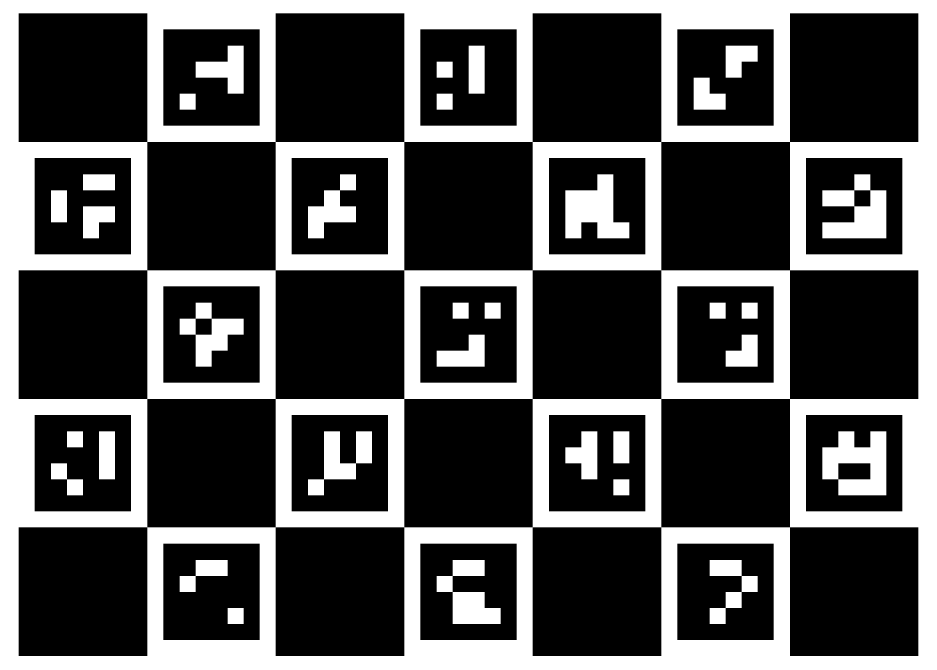
#> input picture calibration/boards/board_2_right.png, 2811 x 2008 px (shown at 1/3 size)
$ python -i process_3dgs_rig.py   (imports and definitions only)   (older library calls are emulated)
#> lines starting #> are read from the running program, lines starting #| are printed output that depends on the picture; after the words box and inside, x2 and y2 are one past the last pixel; in counts of white or black regions, pixels touching at a corner belong together
"""
AI-AGENT ARCHITECTURAL OVERVIEW:
================================
Module: process_3dgs_rig.py
Purpose: End-to-end preprocessing, freestyle rig self-calibration, and training orchestrator
         for the 3x DJI Osmo Action 4 3DGS Rig.
Hardware Spec:
  - 3x DJI Osmo Action 4 in 90° Portrait Mode (2880x3840 @ 50fps, 10-bit D-Log M, Wide FOV, RockSteady OFF).
  - Baseline: 300mm nominal (-0.150m Left, 0.000m Center, +0.150m Right along X-axis), or user-specified --baseline_mm.
  - Orientation Modes:
      * auto_calibrate (Default / Freestyle): Automatically measures exact relative Yaw/Pitch/Roll & translation
        between cameras directly from the reconstructed synchronized triplets, scales to 1:1 metric baseline,
        and saves `config/calibrated_rig.json`.
      * mode_a (CAD Standard): Cam1(-45° Yaw, +12° Pitch), Cam2(0° Yaw, -8° Pitch), Cam3(+45° Yaw, +12° Pitch).
      * mode_b (CAD Flipped 180°): Cam1(-45° Yaw, -12° Pitch), Cam2(0° Yaw, +8° Pitch), Cam3(+45° Yaw, -12° Pitch).
      * calibrated (Load saved): Reuses previously calibrated geometry from `config/calibrated_rig.json`.
Installed Binaries:
  - LichtFeld Studio v0.5.4.1: D:/LichtFeld-Studio-windows-v0.5.4.1/bin/LichtFeld-Studio.exe
  - Spirula Studio 2026.10.30: D:/spirula-2026.10.30-windows-vulkan-x86_64/spirula.exe (includes Vulkan `spirula sfm`)
"""

import os
import sys
import csv
import json
import math
import time
import struct
import shutil
import threading
import subprocess
import argparse
from concurrent.futures import ThreadPoolExecutor
from pathlib import Path
from typing import Any, Dict, List, Tuple, Optional
try:
    import numpy as np
    from scipy import signal
    import soundfile as sf
    import cv2
except ImportError:
    np = None
    signal = None
    sf = None
    cv2 = None


# =====================================================================
# 1. SÖKVÄGAR TILL INSTALLERADE MOTORER & OPTIK-KONSTANTER
# =====================================================================

_APP_ROOT_CFG = Path(__file__).resolve().parent.parent / "config"
CALIBRATED_RIG_PATH = _APP_ROOT_CFG / "calibrated_rig.json"
DJI_RIG_PROFILE_PATH = _APP_ROOT_CFG / "dji_rig_profile.json"
SETTINGS_JSON_PATH = _APP_ROOT_CFG / "settings.json"

DEFAULT_LICHTFELD_BIN = r"D:\LichtFeld-Studio-windows-v0.5.4.1\bin\LichtFeld-Studio.exe"
DEFAULT_SPIRULA_BIN = r"D:\spirula-2026.10.30-windows-vulkan-x86_64\spirula.exe"
DEFAULT_COLMAP_BIN = "colmap"
DEFAULT_CAPTURES_ROOT = Path(r"D:\3DGS_Captures")

if SETTINGS_JSON_PATH.exists():
    try:
        _cfg_s = json.loads(SETTINGS_JSON_PATH.read_text(encoding="utf-8"))
        if isinstance(_cfg_s, dict):
            DEFAULT_LICHTFELD_BIN = str(_cfg_s.get("lichtfeld_exe") or DEFAULT_LICHTFELD_BIN)
            DEFAULT_SPIRULA_BIN = str(_cfg_s.get("spirula_exe") or DEFAULT_SPIRULA_BIN)
            DEFAULT_COLMAP_BIN = str(_cfg_s.get("colmap_exe") or DEFAULT_COLMAP_BIN)
            if _cfg_s.get("captures_root"):
                DEFAULT_CAPTURES_ROOT = Path(str(_cfg_s["captures_root"]))
    except Exception:
        pass

# Låsta lins-intrinsics för DJI Osmo Action 4 i 4K 4:3 (2880x3840 stående, Wide FOV, RockSteady OFF)
# Modell i COLMAP: OPENCV_FISHEYE -> [fx, fy, cx, cy, k1, k2, k3, k4]
ACTION4_PORTRAIT_FISHEYE_PARAMS = "1585.0, 1585.0, 1440.0, 1920.0, -0.042, 0.008, -0.002, 0.0005"
ACTION4_PORTRAIT_FISHEYE_ARRAY = [1585.0, 1585.0, 1440.0, 1920.0, -0.042, 0.008, -0.002, 0.0005]
ACTION4_FOCAL_PX = "1585.0"
ACTION4_FISHEYE_DISTORTION = "-0.042,0.008,-0.002,0.0005"

# Nominella CAD-lägen (EXAKTA passiva cam_from_rig i meter och grader relativt Cam 2 Center)
# CAD-fysisk specifikation: Mitten +8° uppåt, Sidor ±150 mm utåt, vridna ±45° utåt, tiltade -12° nedåt.
RIG_MODES = {
    "mode_a": {
        "cam1_left":   {"tx":  0.106066, "ty": 0.022052, "tz": -0.103748, "yaw":  46.516, "pitch":  17.587, "roll": -5.926},
        "cam2_center": {"tx":  0.000000, "ty": 0.000000, "tz":  0.000000, "yaw":   0.000, "pitch":   0.000, "roll":  0.000},
        "cam3_right":  {"tx": -0.106066, "ty": 0.022052, "tz": -0.103748, "yaw": -46.516, "pitch":  17.587, "roll":  5.926},
    },
    "mode_b": {  # När hela 2020-skenan vänds 180° upp-och-ner (Flip-Rail: Mitten -8° ned, Sidor +12° upp)
        "cam1_left":   {"tx":  0.106066, "ty": 0.022052, "tz":  0.103748, "yaw": -46.516, "pitch": -17.587, "roll": -5.926},
        "cam2_center": {"tx":  0.000000, "ty": 0.000000, "tz":  0.000000, "yaw":   0.000, "pitch":   0.000, "roll":  0.000},
        "cam3_right":  {"tx": -0.106066, "ty": 0.022052, "tz":  0.103748, "yaw":  46.516, "pitch": -17.587, "roll":  5.926},
    }
}

# Mappning mellan ID-filer i roten på MicroSD-korten och rätt målkamera i pipelinen
SD_CARD_ID_FILES = {
    "CAM0_LEFT.id":  "cam1_left",
    "CAM1_MID.id":   "cam2_center",
    "CAM2_RIGHT.id": "cam3_right",
    # Extra alias om man råkar döpa dem 1/2/3:
    "CAM1_LEFT.id":   "cam1_left",
    "CAM2_CENTER.id": "cam2_center",
    "CAM3_RIGHT.id":  "cam3_right",
}


# =====================================================================
# 1B. AUTOMATISK IMPORT FRÅN MICROSD-KORT MED ID-FILER (CAM0/1/2.id)
# =====================================================================

# [367 lines left out: functions discover_sd_card_drives, scan_sd_cards, find_mp4_takes_on_card, import_from_sd_cards, import_all_takes_from_sd_cards, extract_audio_wav and 1 more, not called in this run]


# =====================================================================
# 3. LAPLACIAN SKÄRPEFILTER & LUT-EXTRAHERING (D-LOG M -> REC.709)
# =====================================================================

def measure_sharpness_laplacian(frame_bgr: np.ndarray) -> float:
    """
    AI-AGENT NOTE: Beräknar variansen av Laplacian på en nedskalad gråskalebild
    för att snabbt mäta rörelseoskärpa. Högre värde = skarpare bildruta.
    """
    gray = cv2.cvtColor(frame_bgr, cv2.COLOR_BGR2GRAY)
    small = cv2.resize(gray, (720, 960), interpolation=cv2.INTER_AREA)
    return float(cv2.Laplacian(small, cv2.CV_64F).var())


# [10 lines left out: function _clear_existing_jpgs, not called in this run]


_CUBE_LUT_CACHE: Dict[Tuple[str, float], object] = {}
_CUBE_LUT_LOCK = threading.Lock()


# [680 lines left out: functions _load_cube_lut256_bgr, _extract_camera_frames_parallel_cv2, _extract_with_spirula_gpu, _extract_with_opencv_parallel, extract_sharpest_synced_triplets, euler_to_rotmat and 3 more, not called in this run]


def euler_to_quaternion_wxyz(yaw_deg: float, pitch_deg: float, roll_deg: float) -> List[float]:
    """Konverterar riggens relativa vinklar till COLMAP-kvaternion [qw, qx, qy, qz]."""
    return rotmat_to_quaternion_wxyz(euler_to_rotmat(yaw_deg, pitch_deg, roll_deg))


# [1022 lines left out: functions read_colmap_images_bin, scale_colmap_sparse_model, calibrate_rig_from_sparse_model, fast_calibrate_rig_from_images, _normalize_geom_dict, get_rig_geometry and 5 more, not called in this run]


# [120 lines not run here, left out]

>>> import cv2
>>> picture = cv2.imread('../calibration/boards/board_2_right.png')
#> picture is the input picture: shape (2008, 2811, 3); 32.2% white; 33 white regions, largest, box (x1, y1, x2, y2) and area: (0, 0, 2811, 2008) 1547717, (2467, 1294, 2659, 1486) 25344, (1696, 523, 1888, 715) 23040
>>> result = measure_sharpness_laplacian(picture)
#> in measure_sharpness_laplacian, `small = cv2.resize(gray, (720, 960), interpolation=cv2.INTER_AREA)`:
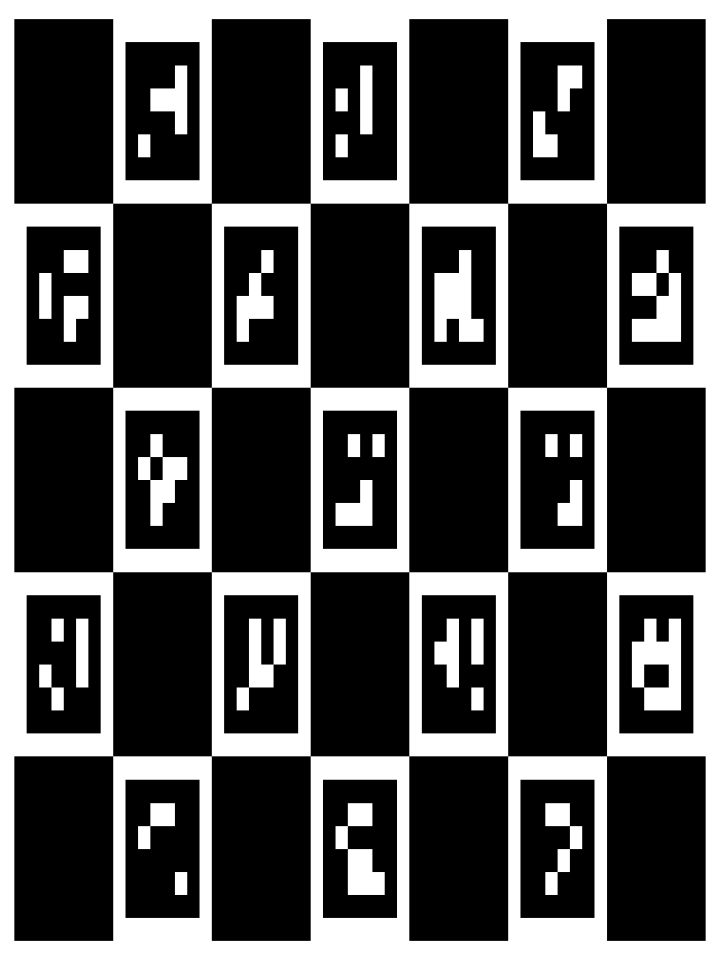
#> small: shape (960, 720); min 0, max 255, mean 82
#> result = 2172.4
